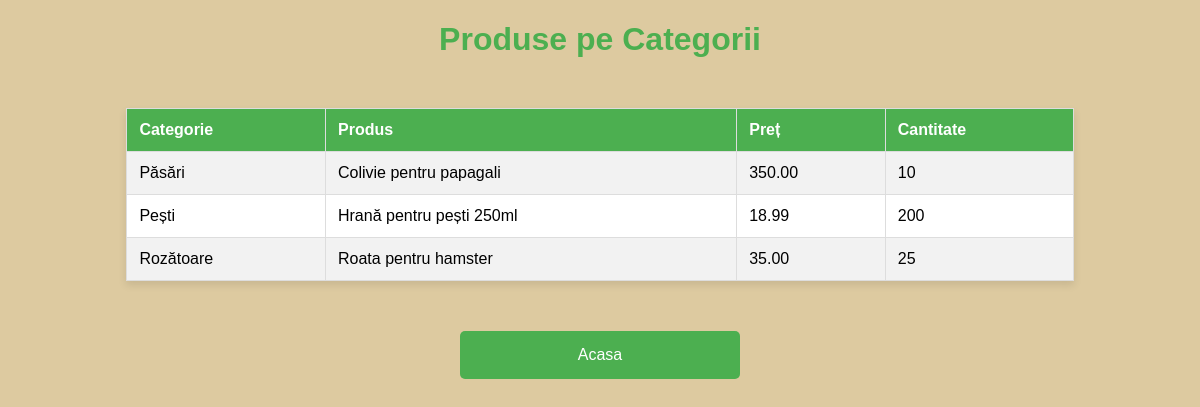
Page /rapoarte.php on the committed database.
### tables this page shows
CREATE TABLE `produse` (
  `ID_produs` int(11) NOT NULL,
  `Denumirea_produsului` varchar(200) NOT NULL,
  `Pret` decimal(10,2) NOT NULL CHECK (`Pret` >= 0),
  `Cantitate` int(11) NOT NULL CHECK (`Cantitate` >= 0),
  `Producator` varchar(100) NOT NULL,
  `ID_categorie` int(11) DEFAULT NULL,
  `created_at` timestamp NOT NULL DEFAULT current_timestamp()
);

CREATE TABLE `categorii` (
  `ID_categorie` int(11) NOT NULL,
  `Denumirea_categoriei` varchar(100) NOT NULL,
  `Descriere` text DEFAULT NULL,
  `created_at` timestamp NOT NULL DEFAULT current_timestamp()
);

### rapoarte.php (the view, shortened to what this page needs)
<?php
include('config.php');
$sql = "SELECT categorii.Denumirea_categoriei, produse.Denumirea_produsului, produse.Pret, produse.Cantitate FROM produse INNER JOIN categorii ON produse.ID_categorie = categorii.ID_categorie ORDER BY categorii.Denumirea_categoriei";
$result = $conn->query($sql);
?>
<!DOCTYPE html>
<html lang="ro">
<head>
    <link rel="stylesheet" href="css.css">
</head>
<body>
<h1>Produse pe Categorii</h1>
<table border="1">
    <tr>
        <th>Categorie</th>
        <th>Produs</th>
        <th>Preț</th>
        <th>Cantitate</th>
    </tr>
<?php
if ($result->num_rows > 0) {
    while ($row = $result->fetch_assoc()) {
        echo "<tr>
                <td>" . $row['Denumirea_categoriei'] . "</td>
                <td>" . $row['Denumirea_produsului'] . "</td>
                <td>" . $row['Pret'] . "</td>
                <td>" . $row['Cantitate'] . "</td>
              </tr>";
    }
} else {
    echo "<tr><td colspan='4'>Nu există produse.</td></tr>";
}
?>
</table>
<a class="asd" href="index.php">Acasa</a>
</body>
</html>

### css.css (style rules this page uses)
body { font-family: Arial; text-align: center; background-color: rgb(221, 202, 160); }
a.asd { display: block; margin: 15px; padding: 15px; width: 250px; background-color: #4CAF50; color: white; text-decoration: none; border-radius: 5px; margin-left: auto; margin-right: auto; }
h1 { color: #4CAF50; }
table { width: 80%; margin: 50px auto; border-collapse: collapse; background-color: #ffffff; box-shadow: 0 4px 8px rgba(0, 0, 0, 0.1); }
th, td { padding: 12px; text-align: left; border: 1px solid #ddd; }
th { background-color: #4CAF50; color: white; }
tr:nth-child(even) { background-color: #f2f2f2; }

### rows in the picture
produse: ID_categorie.Denumirea_categoriei "Păsări", Denumirea_produsului "Colivie pentru papagali", Pret "350.00", Cantitate "10"
produse: ID_categorie.Denumirea_categoriei "Pești", Denumirea_produsului "Hrană pentru pești 250ml", Pret "18.99", Cantitate "200"
produse: ID_categorie.Denumirea_categoriei "Rozătoare", Denumirea_produsului "Roata pentru hamster", Pret "35.00", Cantitate "25"
